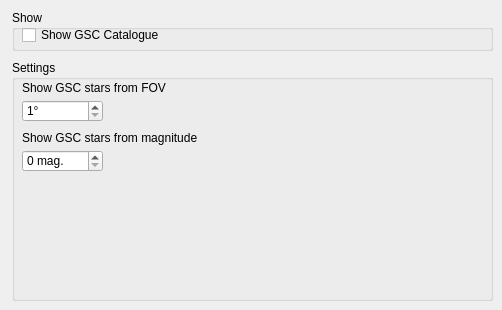
     <widget class="QWidget" name="page_4">
      <widget class="QGroupBox" name="groupBox_11">
       <property name="geometry">
        <rect>
         <x>12</x>
         <y>10</y>
         <width>481</width>
         <height>41</height>
        </rect>
       </property>
       <property name="title">
        <string>Show</string>
       </property>
       <widget class="QCheckBox" name="showGSCCheckBox">
        <property name="geometry">
         <rect>
          <x>10</x>
          <y>15</y>
          <width>271</width>
          <height>20</height>
         </rect>
        </property>
        <property name="text">
         <string>Show GSC Catalogue</string>
        </property>
       </widget>
      </widget>
      <widget class="QGroupBox" name="groupBox_12">
       <property name="geometry">
        <rect>
         <x>12</x>
         <y>60</y>
         <width>481</width>
         <height>241</height>
        </rect>
       </property>
       <property name="title">
        <string>Settings</string>
       </property>
       <widget class="QDoubleSpinBox" name="doubleSpinBox_29">
        <property name="geometry">
         <rect>
          <x>10</x>
          <y>90</y>
          <width>81</width>
          <height>22</height>
         </rect>
        </property>
        <property name="suffix">
         <string> mag.</string>
        </property>
        <property name="decimals">
         <number>0</number>
        </property>
        <property name="minimum">
         <double>0.000000000000000</double>
        </property>
        <property name="maximum">
         <double>99.000000000000000</double>
        </property>
       </widget>
       <widget class="QLabel" name="label_56">
        <property name="geometry">
         <rect>
          <x>10</x>
          <y>20</y>
          <width>171</width>
          <height>16</height>
         </rect>
        </property>
        <property name="text">
         <string>Show GSC stars from FOV</string>
        </property>
       </widget>
       <widget class="QLabel" name="label_57">
        <property name="geometry">
         <rect>
          <x>10</x>
          <y>70</y>
          <width>191</width>
          <height>16</height>
         </rect>
        </property>
        <property name="text">
         <string>Show GSC stars from magnitude</string>
        </property>
       </widget>
       <widget class="QDoubleSpinBox" name="doubleSpinBox_28">
        <property name="geometry">
         <rect>
          <x>10</x>
          <y>40</y>
          <width>81</width>
          <height>22</height>
         </rect>
        </property>
        <property name="suffix">
         <string>°</string>
        </property>
        <property name="decimals">
         <number>0</number>
        </property>
        <property name="minimum">
         <double>1.000000000000000</double>
        </property>
        <property name="maximum">
         <double>45.000000000000000</double>
        </property>
       </widget>
      </widget>
     </widget>
